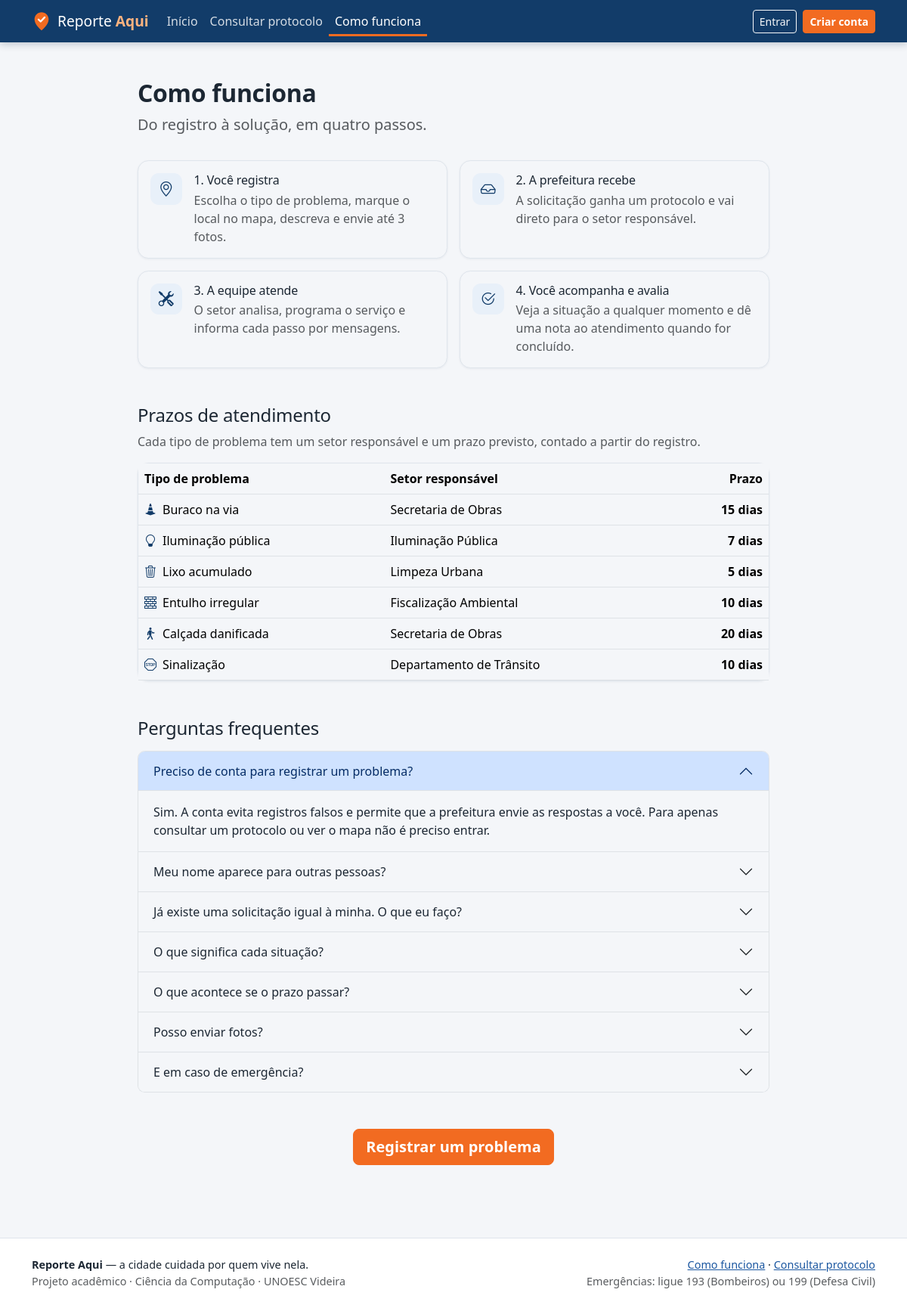
Screenshot of /como-funciona.php with the database file from the repository.
### tables this page shows
CREATE TABLE categorias (
  id          INT UNSIGNED NOT NULL AUTO_INCREMENT,
  nome        VARCHAR(80) NOT NULL,
  icone       VARCHAR(40) NOT NULL,
  setor_id    INT UNSIGNED NOT NULL,
  prazo_dias  SMALLINT UNSIGNED NOT NULL,
  PRIMARY KEY (id),
  UNIQUE KEY uq_categorias_nome (nome),
  KEY idx_categorias_setor (setor_id),
  CONSTRAINT fk_categorias_setor FOREIGN KEY (setor_id) REFERENCES setores (id)
);

CREATE TABLE setores (
  id    INT UNSIGNED NOT NULL AUTO_INCREMENT,
  nome  VARCHAR(80) NOT NULL,
  PRIMARY KEY (id),
  UNIQUE KEY uq_setores_nome (nome)
);

### app/funcoes.php (called while the page is built, shortened)
<?php
function e($valor): string
{
    return htmlspecialchars((string) ($valor ?? ''), ENT_QUOTES | ENT_SUBSTITUTE, 'UTF-8');
}
function base_url(): string
{
    static $base = null;
    if ($base === null) {
        if (BASE_URL !== '') {
            $base = rtrim(BASE_URL, '/');
        } else {
            $script = str_replace('\\', '/', $_SERVER['SCRIPT_NAME'] ?? '');
            if (preg_match('#^(.*?)/(public|api)/#', $script, $m)) {
                $base = $m[1];
            } else {
                $base = rtrim(dirname($script), '/');
            }
        }
    }
    return $base;
}
function url(string $caminho = ''): string
{
    return base_url() . '/' . ltrim($caminho, '/');
}
function listar_categorias(): array
{
    return db()->query(
        'SELECT c.id, c.nome, c.icone, c.prazo_dias, c.setor_id, st.nome AS setor
           FROM categorias c JOIN setores st ON st.id = c.setor_id ORDER BY c.id'
    )->fetchAll();
}

### app/auth.php (called while the page is built, shortened)
<?php
function usuario(): ?array
{
    return $_SESSION['usuario'] ?? null;
}

### app/conexao.php (called while the page is built, shortened)
<?php
function db(): PDO
{
    static $pdo = null;
    $dsn = sprintf('mysql:host=%s;port=%d;dbname=%s;charset=utf8mb4', DB_HOST, DB_PORT, DB_NAME);
    try {
        $pdo = new PDO($dsn, DB_USER, DB_PASS, [
            PDO::ATTR_ERRMODE            => PDO::ERRMODE_EXCEPTION,
            PDO::ATTR_DEFAULT_FETCH_MODE => PDO::FETCH_ASSOC,
            PDO::ATTR_EMULATE_PREPARES   => false,
        ]);
        $pdo->exec("SET time_zone = '" . date('P') . "'");
    } catch (PDOException $ex) {
        http_response_code(500);
        $detalhe = MODO_DEBUG ? htmlspecialchars($ex->getMessage(), ENT_QUOTES, 'UTF-8') : '';
        exit('<h1>Não foi possível conectar ao banco de dados</h1>'
            . '<p>Verifique se o MySQL está ligado, se o arquivo <code>database.sql</code> foi importado '
            . 'e se os dados em <code>config.php</code> estão corretos.</p><p>' . $detalhe . '</p>');
    }
    return $pdo;
}

### public/como-funciona.php (the view, shortened to what this page needs)
<?php
$categorias = listar_categorias();
$passos = [
    ['bi-geo-alt', 'Você registra', 'Escolha o tipo de problema, marque o local no mapa, descreva e envie até 3 fotos.'],
    ['bi-inbox', 'A prefeitura recebe', 'A solicitação ganha um protocolo e vai direto para o setor responsável.'],
    ['bi-tools', 'A equipe atende', 'O setor analisa, programa o serviço e informa cada passo por mensagens.'],
    ['bi-check2-circle', 'Você acompanha e avalia', 'Veja a situação a qualquer momento e dê uma nota ao atendimento quando for concluído.'],
];
$perguntas = [
    ['Preciso de conta para registrar um problema?',
     'Sim. A conta evita registros falsos e permite que a prefeitura envie as respostas a você. Para apenas consultar um protocolo ou ver o mapa não é preciso entrar.'],
    ['Meu nome aparece para outras pessoas?',
     'Só se você quiser. Ao registrar, marque "manter meu nome em sigilo" e o seu nome ficará visível apenas para a equipe da prefeitura. CPF, e-mail e telefone nunca são exibidos publicamente.'],
    ['Já existe uma solicitação igual à minha. O que eu faço?',
     'Apoie a solicitação existente. Quando você marca um local a menos de 50 metros de um problema do mesmo tipo ainda em aberto, o sistema avisa e oferece o apoio. Os apoios mostram à prefeitura quantas pessoas são afetadas.'],
    ['O que significa cada situação?',
     'Recebida: chegou à prefeitura e aguarda triagem. Em análise: o setor está avaliando e programando o serviço. Em execução: a equipe está trabalhando no local. Concluída: o problema foi resolvido.'],
    ['O que acontece se o prazo passar?',
     'A solicitação aparece como "atrasada" para você e é destacada no painel da prefeitura, que acompanha tudo o que está fora do prazo.'],
    ['Posso enviar fotos?',
     'Sim, até 3 fotos em JPG ou PNG, com no máximo 5 MB cada. Fotos ajudam a equipe a localizar e avaliar o problema mais rápido.'],
    ['E em caso de emergência?',
     'O Reporte Aqui não é um canal de emergência. Em situações de risco imediato, ligue 193 (Bombeiros), 199 (Defesa Civil) ou 190 (Polícia Militar).'],
];
$pagina_ativa = 'como';
require __DIR__ . '/../app/layout/cabecalho.php';
?>
<div class="container ra-medio py-5">
  <h1 class="h2">Como funciona</h1>
  <p class="lead text-body-secondary">Do registro à solução, em quatro passos.</p>
  <div class="row g-3 my-3">
<?php foreach ($passos as $i => $p): ?>
    <div class="col-sm-6">
      <div class="card ra-card h-100">
        <div class="card-body d-flex gap-3">
          <div class="ra-item-icone"><i class="bi <?= e($p[0]) ?>"></i></div>
          <div>
            <h2 class="h6 mb-1"><?= $i + 1 ?>. <?= e($p[1]) ?></h2>
            <p class="mb-0 text-body-secondary"><?= e($p[2]) ?></p>
          </div>
        </div>
      </div>
    </div>
<?php endforeach; ?>
  </div>
  <h2 class="h4 mt-5">Prazos de atendimento</h2>
  <p class="text-body-secondary">Cada tipo de problema tem um setor responsável e um prazo previsto, contado a partir do registro.</p>
  <div class="card ra-card">
    <div class="table-responsive">
      <table class="table mb-0 align-middle">
        <thead>
          <tr><th scope="col">Tipo de problema</th><th scope="col">Setor responsável</th><th scope="col" class="text-end">Prazo</th></tr>
        </thead>
        <tbody>
<?php foreach ($categorias as $c): ?>
          <tr>
            <td><i class="bi <?= e($c['icone']) ?> me-2 text-primary"></i><?= e($c['nome']) ?></td>
            <td><?= e($c['setor']) ?></td>
            <td class="text-end text-nowrap"><strong><?= (int) $c['prazo_dias'] ?> dias</strong></td>
          </tr>
<?php endforeach; ?>
        </tbody>
      </table>
    </div>
  </div>
  <h2 class="h4 mt-5 mb-3">Perguntas frequentes</h2>
  <div class="accordion" id="faq">
<?php foreach ($perguntas as $i => $p): ?>
    <div class="accordion-item">
      <h3 class="accordion-header">
        <button class="accordion-button<?= $i ? ' collapsed' : '' ?>" type="button" data-bs-toggle="collapse"
                data-bs-target="#faq-<?= $i ?>" aria-expanded="<?= $i ? 'false' : 'true' ?>" aria-controls="faq-<?= $i ?>">
          <?= e($p[0]) ?>
        </button>
      </h3>
      <div id="faq-<?= $i ?>" class="accordion-collapse collapse<?= $i ? '' : ' show' ?>" data-bs-parent="#faq">
        <div class="accordion-body"><?= e($p[1]) ?></div>
      </div>
    </div>
<?php endforeach; ?>
  </div>
  <div class="text-center mt-5">
    <a class="btn btn-acao btn-lg" href="<?= e(url('public/nova.php')) ?>">Registrar um problema</a>
  </div>
</div>
<?php require __DIR__ . '/../app/layout/rodape.php'; ?>

### app/layout/cabecalho.php (shortened to what this page needs)
<?php
$pagina_ativa = $pagina_ativa ?? '';
$u            = usuario();
$ativo        = fn(string $p): string => $pagina_ativa === $p ? ' active' : '';
?>
<!doctype html>
<html lang="pt-BR">
<head>
  <link href="<?= e(url('assets/vendor/bootstrap/bootstrap.min.css')) ?>" rel="stylesheet">
  <link href="<?= e(url('assets/vendor/bootstrap-icons/bootstrap-icons.min.css')) ?>" rel="stylesheet">
  <link href="<?= e(url('assets/css/estilo.css')) ?>" rel="stylesheet">
</head>
<body>
<nav class="navbar navbar-expand-lg ra-nav sticky-top" data-bs-theme="dark">
  <div class="container<?= !empty($layout_largo) ? '-fluid px-lg-4' : '' ?>">
    <a class="navbar-brand" href="<?= e(url('public/index.php')) ?>">
      <img src="<?= e(url('assets/img/pino.svg')) ?>" alt="" width="26" height="26">
      <span>Reporte <strong>Aqui</strong></span>
    </a>
    <div class="collapse navbar-collapse" id="menu">
      <ul class="navbar-nav me-auto">
        <li class="nav-item"><a class="nav-link<?= $ativo('inicio') ?>" href="<?= e(url('public/index.php')) ?>">Início</a></li>
        <li class="nav-item"><a class="nav-link<?= $ativo('consulta') ?>" href="<?= e(url('public/consulta.php')) ?>">Consultar protocolo</a></li>
        <li class="nav-item"><a class="nav-link<?= $ativo('como') ?>" href="<?= e(url('public/como-funciona.php')) ?>">Como funciona</a></li>
      </ul>
      <div class="d-flex flex-column flex-lg-row align-items-lg-center gap-2 mt-2 mt-lg-0">
<?php if (!$u): ?>
        <a class="btn btn-outline-light btn-sm" href="<?= e(url('public/login.php')) ?>">Entrar</a>
        <a class="btn btn-acao btn-sm" href="<?= e(url('public/cadastro.php')) ?>">Criar conta</a>
<?php endif; ?>
      </div>
    </div>
  </div>
</nav>
<main id="conteudo">

### app/layout/rodape.php (shortened to what this page needs)
</main>
<footer class="ra-rodape">
  <div class="container d-flex flex-column flex-md-row justify-content-between gap-2">
    <div>
      <strong>Reporte Aqui</strong> — a cidade cuidada por quem vive nela.<br>
      <span class="text-body-secondary">Projeto acadêmico · Ciência da Computação · UNOESC Videira</span>
    </div>
    <div class="text-md-end">
      <a href="<?= e(url('public/como-funciona.php')) ?>">Como funciona</a> ·
      <a href="<?= e(url('public/consulta.php')) ?>">Consultar protocolo</a><br>
      <span class="text-body-secondary">Emergências: ligue 193 (Bombeiros) ou 199 (Defesa Civil)</span>
    </div>
  </div>
</footer>
</body>
</html>

### assets/css/estilo.css (style rules this page uses)
:root { --ra-azul: #123c69; --ra-azul-escuro: #0c2a4b; --ra-azul-claro: #e8f0f9; --ra-laranja: #f26b21; --ra-laranja-escuro: #d4560f; --ra-fundo: #f4f6f9; --ra-borda: #dfe5ec; --ra-texto: #1c2733; --sit-recebida: #c98a00; --sit-em_analise: #2563c9; --sit-em_execucao: #7b3fc4; --sit-concluida: #23893f; --bs-primary: var(--ra-azul); --bs-primary-rgb: 18, 60, 105; --bs-link-color: #1a56a0; --bs-link-color-rgb: 26, 86, 160; --bs-link-hover-color: var(--ra-azul-escuro); --bs-link-hover-color-rgb: 12, 42, 75; --bs-body-color: var(--ra-texto); --bs-body-bg: var(--ra-fundo); --bs-border-radius: .6rem; }
body { min-height: 100vh; display: flex; flex-direction: column; }
main { flex: 1; }
h1, h2, h3, .h1, .h2, .h3 { font-weight: 700; letter-spacing: -.01em; }
.btn-acao { --bs-btn-color: #fff; --bs-btn-bg: var(--ra-laranja); --bs-btn-border-color: var(--ra-laranja); --bs-btn-hover-color: #fff; --bs-btn-hover-bg: var(--ra-laranja-escuro); --bs-btn-hover-border-color: var(--ra-laranja-escuro); --bs-btn-active-color: #fff; --bs-btn-active-bg: var(--ra-laranja-escuro); --bs-btn-active-border-color: var(--ra-laranja-escuro); font-weight: 600; }
.ra-nav { background: var(--ra-azul); box-shadow: 0 2px 10px rgba(12, 42, 75, .25); }
.ra-nav .navbar-brand { display: flex; align-items: center; gap: .5rem; font-size: 1.2rem; color: #fff; }
.ra-nav .navbar-brand strong { color: #ffb37f; }
.ra-nav .nav-link { color: rgba(255, 255, 255, .82); font-weight: 500; }
.ra-nav .nav-link:hover, .ra-nav .nav-link.active { color: #fff; }
.ra-nav .nav-link.active { box-shadow: inset 0 -3px 0 var(--ra-laranja); }
.ra-rodape { background: #fff; border-top: 1px solid var(--ra-borda); padding: 1.5rem 0; margin-top: 3rem; font-size: .9rem; }
.ra-card { border: 1px solid var(--ra-borda); border-radius: .9rem; box-shadow: 0 1px 3px rgba(16, 38, 64, .06); }
.ra-medio { max-width: 860px; }
.ra-item-icone { flex: 0 0 2.6rem; height: 2.6rem; border-radius: .7rem; background: var(--ra-azul-claro); color: var(--ra-azul); display: grid; place-items: center; font-size: 1.25rem; }

### rows the page displays
categorias: nome "Buraco na via", setor.nome "Secretaria de Obras", prazo_dias "15"
categorias: nome "Iluminação pública", setor.nome "Iluminação Pública", prazo_dias "7"
categorias: nome "Lixo acumulado", setor.nome "Limpeza Urbana", prazo_dias "5"
categorias: nome "Entulho irregular", setor.nome "Fiscalização Ambiental", prazo_dias "10"
categorias: nome "Calçada danificada", setor.nome "Secretaria de Obras", prazo_dias "20"
categorias: nome "Sinalização", setor.nome "Departamento de Trânsito", prazo_dias "10"

### other values shown
$p[1] "Você registra"
$p[2] "Escolha o tipo de problema, marque o local no mapa, descreva e envie até 3 fotos."
$p[1] "A prefeitura recebe"
$p[2] "A solicitação ganha um protocolo e vai direto para o setor responsável."
$p[1] "A equipe atende"
$p[2] "O setor analisa, programa o serviço e informa cada passo por mensagens."
$p[1] "Você acompanha e avalia"
$p[2] "Veja a situação a qualquer momento e dê uma nota ao atendimento quando for concluído."
$p[0] "Preciso de conta para registrar um problema?"
$p[1] "Sim. A conta evita registros falsos e permite que a prefeitura envie as respostas a você. Para apenas consultar um protocolo ou ver o mapa não é preciso entrar."
$p[0] "Meu nome aparece para outras pessoas?"
$p[0] "Já existe uma solicitação igual à minha. O que eu faço?"
$p[0] "O que significa cada situação?"
$p[0] "O que acontece se o prazo passar?"
$p[0] "Posso enviar fotos?"
